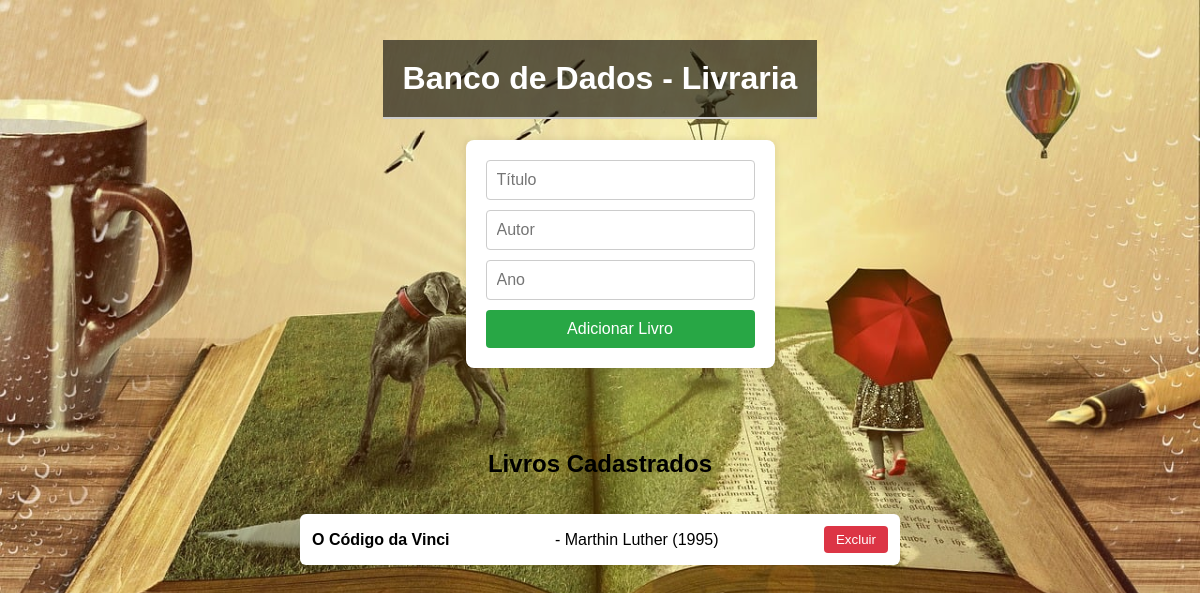
The page /QUESTÃO-1/index.php on the database as committed earlier.
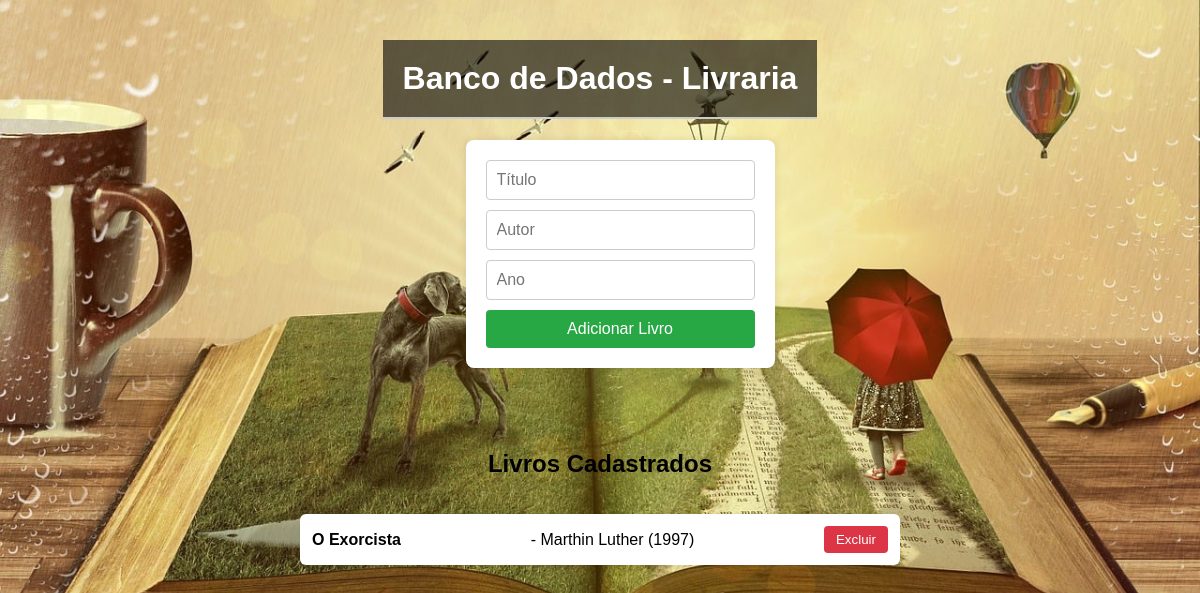
The same page on the database as committed later.
### tables this page shows
CREATE TABLE livros (
    id INTEGER PRIMARY KEY AUTOINCREMENT,
    titulo TEXT NOT NULL,
    autor TEXT NOT NULL,
    ano INTEGER NOT NULL
);

### QUESTÃO-1/index.php (the view, shortened to what this page needs)
<?php include 'database.php'; ?>
<!DOCTYPE html>
<html lang="pt-BR">
<head>
</head>
<body>
    <div class="main-container">
        <h1>Banco de Dados - Livraria</h1>
        <div class="container-form">
            <form id="livroForm">
                <input type="text" name="titulo" placeholder="Título" required>
                <input type="text" name="autor" placeholder="Autor" required>
                <input type="number" name="ano" placeholder="Ano" required>
                <button type="submit">Adicionar Livro</button>
            </form>
        </div>
        <h2>Livros Cadastrados</h2>
        <ul id="listaLivros">
        <?php
            $stmt = $db->query("SELECT * FROM livros ORDER BY id DESC");
            while ($row = $stmt->fetch(PDO::FETCH_ASSOC)) {
                echo "<li id='livro-{$row['id']}'>
                        <strong>{$row['titulo']}</strong> - {$row['autor']} ({$row['ano']})
                        <button onclick='excluirLivro({$row['id']})'>Excluir</button>
                    </li>";
            }
        ?>
        </ul>
    </div>
</body>
</html>

Rows that differ between the two databases and show on the page:
removed livros: titulo "O Código da Vinci", autor "Marthin Luther", ano "1995"
added livros: titulo "O Exorcista", autor "Marthin Luther", ano "1997"
